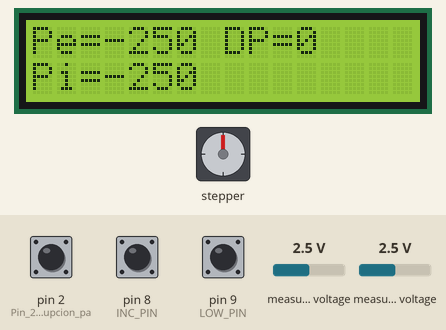
Simulated run of this sketch. Board: Arduino Uno, built with avr-gcc and run on an emulated ATmega328P. On the bench: stepper motor, 16×2 character LCD. Wiring (inferred from the names in the program): stepper motor driver (200 steps per turn assumed): step pin 6; direction pin 7; enable pin 4. Inputs (shaded band) come from the test bench; at power-on: pin 8 (INC_PIN) HIGH, pin 9 (LOW_PIN) HIGH, pin 2 (Pin_2_como_iterrupcion_pa) HIGH, measured voltage 2.5 V. What the sketch prints to the serial monitor is not drawn.

Above: at 1.2 s.
1.3 s: pin 8 (INC_PIN) pulled LOW for 1 s
At 2.8 s:
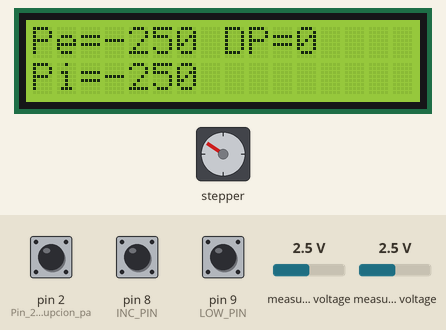
3.8 s: pin 9 (LOW_PIN) pulled LOW for 3.2 s
At 7.8 s:
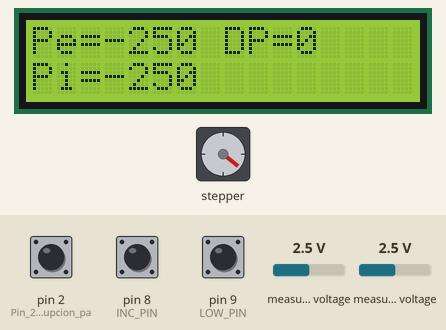
8.5 s: pin 8 (INC_PIN) pulled LOW for 0.15 s
At 9.8 s:
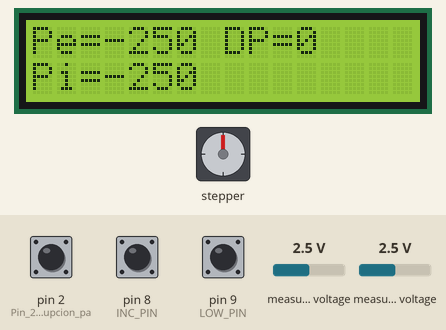
10.1 s: pin 8 (INC_PIN) pulled LOW for 0.15 s
At 10.9 s:
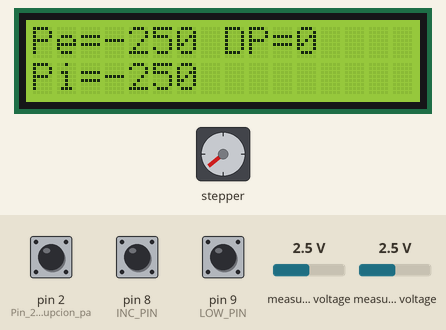
11.7 s: pin 9 (LOW_PIN) pulled LOW for 0.15 s
At 13.0 s:
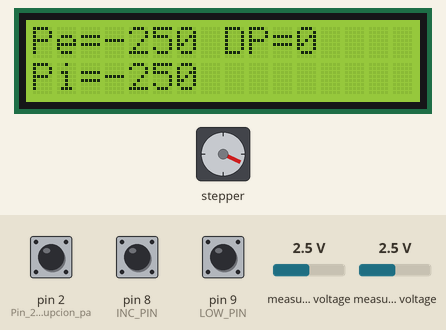
13.3 s: pin 9 (LOW_PIN) pulled LOW for 3.2 s
At 16.9 s:
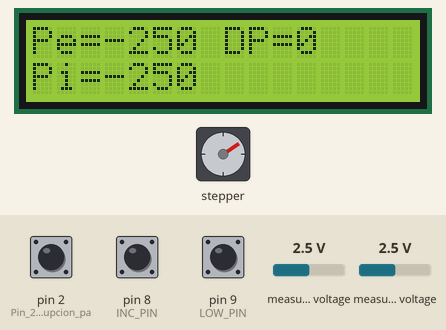
Timing chart, 0 to 18.4 s (numbered marks = the images above; inputs shaded):
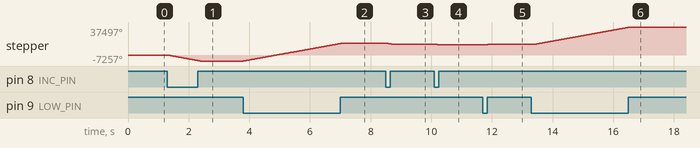

The sketch:

modo_solo_manual.ino
```cpp
          /************************LIBRERIAS***************/

#include <pt.h>                           //Libreria para el uso de hilos en arduino ,se decarga por afuero al ide de arduino ,visitar  https://roboticsbackend.com/arduino-protothreads-tutorial/
#include <LiquidCrystal_I2C.h>            //Libreria para LCD por I2C
#include <Adafruit_ADS1015.h>             //libreria para el conversor A/D adafruit hay que decargar una version mas vieja 1.0.x.x que la ultima para que el ADA funcione
#include <TimerOne.h>                     //Libreria para utilizat e timer 1 del arduino el cual se usa para el acccionamiento del motor sin interferir en el programa
        /**************************************************/


        /********************DEFINICION DE PINES DEL ARDUINO *********************/
#define DIR_PIN          7              //Pin 7 establece la direccio0n del giro del motor e el driver
#define STEP_PIN         6              //Pin 6 dda el paso para el accionamiento del motor tambien se conceta al driver
#define ENABLE_PIN       4              // habilitacion del driover ,no lo utilizo aun
#define carrera          2              // Interrupcion que finaliza el promgrama en caso de emergencia-STOP
#define PIN_MAN          3              // Pin 3 de arduino ,señal de iterrupccccion que cambia el modo de fiunciomaineto del programa (NO ESTA EN USO)
#define INC_PIN          8              // Pin 8 de arduino pulsador que accionandolo aumenta presion --PULL
#define LOW_PIN          9              // simil anterior pero disminuye presion
        /************************************************************************/


        /****************** CREACION DE HILOS DEL PROGRAMA**********************/
struct pt hilo1; // hilo1 del multitasking para funcion de on presiones
struct pt hilo5; // hilo5 del multitasking para accionamiento manual
        /**********************************************************************/


        /*************************ESTRUCTURA PARA LA PANTALLA LCD*************/
LiquidCrystal_I2C lcd (0x27, 16, 2); // DIR, columnas , filas
        /*********************************************************************/

        /********Configuracion del conversor ADS mas variables ***************/

Adafruit_ADS1115 ads;                 // Inicializacion de ADC como objeto ads
const float multiplier = 0.0001875F;  //Ver manual de adafruit,constante de calibracion
int16_t adc0;                         //variuable de 16 bit la cual adquiere presion de forma analogica pra la camara interna
int16_t adc1;                         // simil anterior pero par ala camara externa
        /**********************************************************************/

        /*************variables utilizadas en el encoder***********************/
float grados;           //grados deplazados
float counter = 0;      //contador
        /*********************************************************************/

        /********VARIABLES GLOBALES UTILIZADAS A LO LARGO DEL PRGRAMA*********/

int  Pe=200;                     //variables de presiones seteadas por usuario como limites
int  Pi=500;

int lectura_presion_ext;        //variables globales para asignar lectura de presion
int lectura_presion_int;
int lectura_presion_int_A;
int lectura_presion_int_B;

int delta_Pc = 20;              //variables para los delta de carga y Fatiga
int delta_PF = 50;

int duty = 1;

static long t=0;                //conteo de tiempo restante
static long T=0;
static long tiempo_restante;

bool ejecutando;                //variable de control para iniciar y parar ensayoboo
bool ejecutando2;
bool ejecutando3;

int Pausa_ruptura=50;           //calibracion del tiempo en milisegundos que interrumpe el ensayo para retomar el resto de los hilos
int Pausa_fatiga=50;
int Muestreo_mediciones=100;

bool estado;                   //variable para el cambio de estado

    /**********************************************************************/


void setup() {

  /*****************Seteo de la comunicacion Serial***********************/
  Serial.begin(115200);       //inicio de comunicacion coon una frecuencia mayor a 9600 par auna mejor adquisison de datos
  /***********************************************************************/

  /****************Configuracion en inicciasion dela pantalla  LCD********/
  lcd.init();                 //inicializa el LCD en modo de libreria I2C
  lcd.backlight();            // habilita iluminacion posterior de LCD
  lcd.clear();                // limpia pantalla
  /***********************************************************************/

  /***************************Seteo del Timer 1***************************/
  Timer1.attachInterrupt(Step);   //LLamado a la funcion de iterrrupccion del timer
  Timer1.initialize(250);         // frecuancia en la que ocurre la interrupccioencargado de medir las per
  Timer1.stop();                  // para interrupccccon del timer(Se apaga el motor)
  /***********************************************************************/

  /*************Asignacion de valores a los pines del arduino*************/
  pinMode(2,INPUT_PULLUP);                                    // Pin 2 como iterrupcion para cdetener el programa
  attachInterrupt(digitalPinToInterrupt(2),parada,CHANGE);    //Llamado a la funcion de interrupcccion del programa llamada parada, si como esta

  pinMode(3,INPUT_PULLUP);                                    // pin 3 par ael cambio de estado (No utilizado en solo manual)

  pinMode(STEP_PIN,   OUTPUT);                                // CONFIGURACION del los pines que van al driver
  pinMode(DIR_PIN,    OUTPUT);
  pinMode(ENABLE_PIN, OUTPUT);
  digitalWrite(DIR_PIN, LOW);

  pinMode(INC_PIN,INPUT_PULLUP);                              //CONFIGURACION DE los pines que van a los pulsadores
  pinMode(LOW_PIN,INPUT_PULLUP);
  digitalWrite(INC_PIN, HIGH);
  digitalWrite(LOW_PIN, HIGH);
  /************************************************************************/

  /****************************CREACION DE HILOS***************************/
  PT_INIT(&hilo1); //crea el hilo1
  PT_INIT(&hilo5); //crea el hilo5
  /************************************************************************/
}

void parada(){                //FUNCION de la parada, del programa obiamente
  while(1){};
  }


void Step() {               // Funcion del pulso que accciona el motor

    digitalWrite(STEP_PIN, HIGH);
    digitalWrite(STEP_PIN, LOW);

}


  /******************************MEDICION DE PRESIONES****************************************/
void medicion_presiones(struct pt *pt)  // Hilo encaragaddo de medir las presiones
{
  static long T;                        // varaibles de tiempo para entara y salir del hilo
  static long Taux3;
  PT_BEGIN(pt);                         //inicia el hilo1 (medicion de presiones)

  //lcd.clear();                        // visualizacion de varables de precion en la pnatalla del LCD
  lcd.setCursor(0,0);
  lcd.print("Pe=");
  lcd.setCursor(0,1);
  lcd.print("Pi=");

  adc0 = ads.readADC_SingleEnded(0);        //lectura de los valores obetendos por el ADC
  adc1 = ads.readADC_SingleEnded(1);

  float Voltage_int=adc0*multiplier*1.008;  // conversion de los valores obetenuidos por el ADC a presiones
  float Voltage_ext=adc1*multiplier*1.008;
  int P_int=250*Voltage_int-250;
  int P_ext=250*Voltage_ext-250;

   do
  {
     grados=counter/2;                 //declaracion de valoresm del encoder
    int degress=grados/2.844/260;
    T=millis();
    Taux3=T-t;

    lectura_presion_int = P_int;        //asignacion de variables
    lectura_presion_ext = P_ext;

    // variables impresas en el visor serie para seguir las mediciones
    Serial.print(lectura_presion_ext);  //pe
    Serial.print("    ");
    Serial.print(lectura_presion_int);  //pi
    Serial.print("    ");
    Serial.println(degress); // Impresion de encoder en pantalla

    //simil anterior pero para el LCD

    lcd.setCursor(3,0);
    lcd.print(lectura_presion_ext);
    lcd.setCursor(3,1);
    lcd.print(lectura_presion_int);

    lcd.setCursor(8,0);
    lcd.print("DP=");
    lcd.print(degress);
    lcd.print("    ");


                        //cerrando archivo
    PT_WAIT_WHILE(pt, (millis()-T)<Muestreo_mediciones);

    //Reinicio del LCD
    lcd.setCursor(3,0);
    lcd.print("    ");
    lcd.setCursor(3,1);
    lcd.print("    ");

  }while(true);
  PT_END(pt); //finaliza el hilo1
}

/*********************************************************************************************/


/**************************Hilo de funcionamineto manual del programa*************************/
void manual (struct pt *pt)
{
  static long Taux9;
  PT_BEGIN(pt) //inicio del hilo5 ensayo de fatiga

 ejecutando=HIGH;

  do//comienza carga de presiones hasta que la camara externa llegue a Pe def por Us
  {
    Taux9=millis();
if(digitalRead(INC_PIN) == LOW){              //si se accciona el pin de icrematar presion se activa
      motor(HIGH,LOW);
      //Serial.println("Aumentado presion");
      //delay(100);
    }
  else if(digitalRead(LOW_PIN) == LOW){       //simil anterior pero para disminuir la presion
      motor(HIGH,HIGH);
      //Serial.println("disminuyendo presion ");
      //delay(100);
      }
  else{
    motor(LOW,LOW);                       //en caso que no se actibven ningun pulsador el programa mantiene apagado al motor
    //Serial.println("APAGADO");
    //delay(100);
    }
   PT_WAIT_WHILE(pt, (millis()-Taux9)<Pausa_fatiga);
  }while ((ejecutando == HIGH));//cuando el cronometro marca 0 sale del bucle y termina el ensayo

  do // al finalizar el tiempo o el motor de la camara interna no puede compensar mas la presion se vuelve al punto de inicio
  {
   Taux9=millis();
  // motor_ext (Velocidad_mot_pp_ext,1);
   PT_WAIT_WHILE(pt, (millis()-Taux9)<Pausa_fatiga);
  }while(lectura_presion_ext != 0);

  Serial.println("FIN DE ENSAYO");
  lcd.clear();
  lcd.setCursor(0,0);
  lcd.print("FIN DE ENSAYO");


  PT_END(pt); //finaliza el hilo5
}
/***********************************************************************************/

/******************************ACCIONAMIENTO DEL MOTOR******************************/
void motor(bool estado, bool sentido)           //funcion que se le enian los parametros para el accionado del motor , estado iundica si esta predido o apagado y giro mel sentido de giro
{
  if(estado == HIGH){                           //si esta encendido activa al motor
    digitalWrite(DIR_PIN, sentido);             // kle asigna la direccion de giro del motor
    Timer1.start();
    }
    else{                                       //si estado==LOW apaga el motor
      Timer1.stop();
      }
}
/************************************************************************************/


/************************PROGRAMA PRINCIPAL******************************************/
void loop() {

   medicion_presiones(&hilo1);        //LLAmado al hilo de lectura de presiones
   manual(&hilo5);                    //llamado al hilo de nacccionamiento manual del motor
}
/***********************************************************************************/
```

Measured:
- after the input at 1.3 s, stepper: turns 7257° counter-clockwise in 1.0 s, starting after 0.07 s
- after the input at 3.8 s, stepper: turns 23586° clockwise in 3.3 s, starting at once
- after the input at 8.5 s, stepper: turns 1209° counter-clockwise in 0.17 s, starting at once
- after the input at 10.1 s, stepper: turns 1210° counter-clockwise in 0.17 s, starting at once
- after the input at 11.7 s, stepper: turns 605° clockwise, starting after 0.08 s
- after the input at 13.3 s, stepper: turns 22982° clockwise in 3.2 s, starting after 0.07 s
